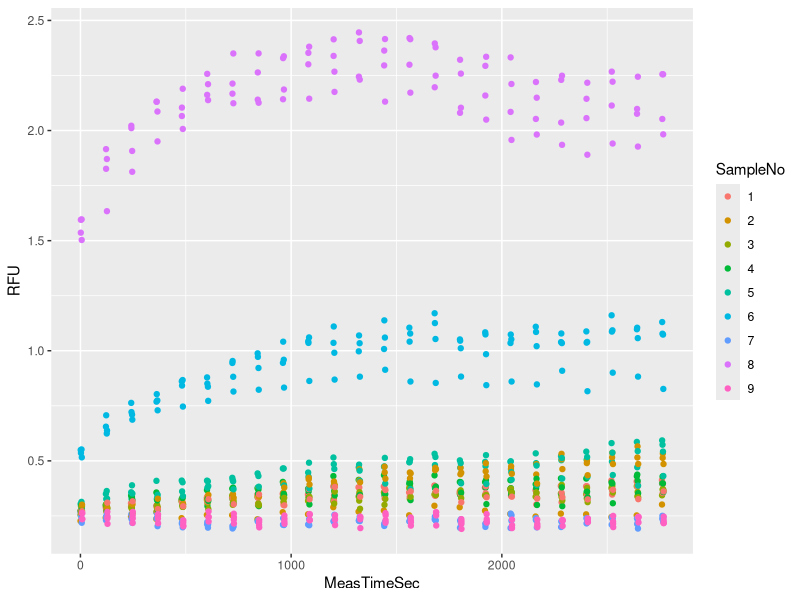
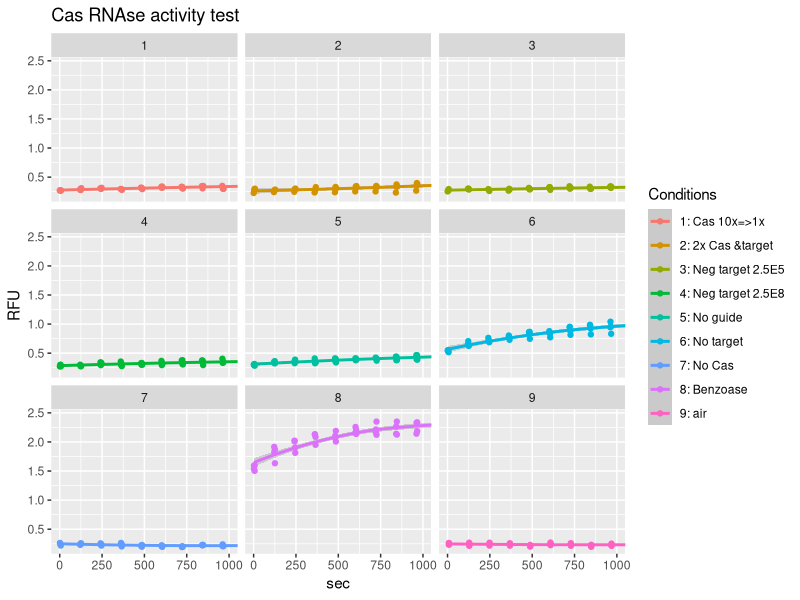
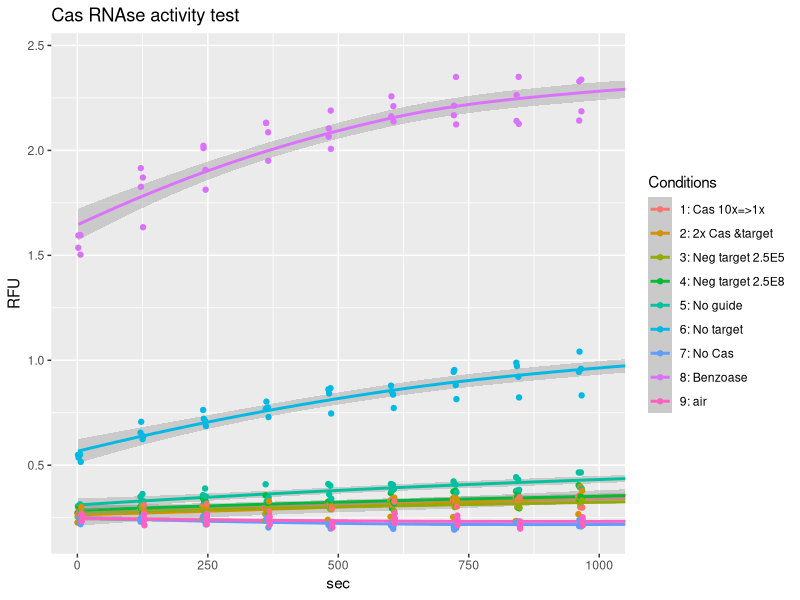
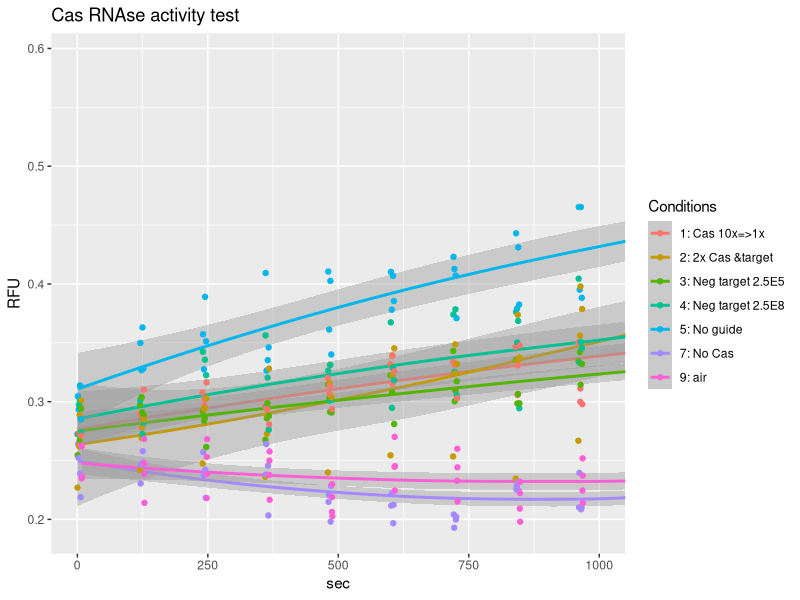

Generate these figures, in order, with R:
## ---- chunk 1
knitr::opts_chunk$set(echo = TRUE)
## ---- chunk 2
#library("plyr")
library("dplyr")
#library("tidyr")
library("ggplot2")
## ---- chunk 3
## read in raw data
raw <- read.delim("data/200409_RNAaseAlert_RNA2020-04-09T154233.txt",stringsAsFactors = FALSE)
colnames(raw)

#' remove column
raw <- raw[,1:10]
#' change names
colnames(raw)[7]
colnames(raw)[7] <- "MeasTimeSec"

#' parse 'Sample' to obtain sample number 'SampleNo'
raw$Sample[1]
#substr(raw$Sample,1,regexpr(' ', raw$Sample)-1) 
raw$SampleNo <- substr(raw$Sample,1,regexpr(' ', raw$Sample)-1)

#' in the same way extract replicate number - 'RepNo'
#substr(raw$Sample,regexpr(' ', raw$Sample)+1, regexpr('/', raw$Sample)-1)
raw$RepNo <- substr(raw$Sample,regexpr(' ', raw$Sample)+1, regexpr('/', raw$Sample)-1)

#' remove white space from 'Well' sting
#substr(raw$Well, 2, regexpr('$', raw$Well))[1:5]
raw$Well<- substr(raw$Well, 2, regexpr('$', raw$Well))
#' View(raw) 
str(raw)
## ---- chunk 4
## ## Condition 1 and 2 are the same thing. Create new SampleComb where 2 is replace with 1

raw$SampleComb <- raw$SampleNo 
raw[raw$SampleComb==2,"SampleComb"] <- 1

unique(raw$SampleNo)
unique(raw$SampleComb)
#' Which means the control with +RNAse has 8 replicates, unlike all the other conditions that has only 4. 
## ---- chunk 5
## Selected (cleaned) data, only columns needed for plotting
#' Well, Sample, SampleNo, RepNo, MeasTimeSec, RFU
colnames(raw)
df <- raw[,c(3,6,7,8,11,12)] 
head(df) 
str(df)
## ---- chunk 6
#' all the data
#plot(x=raw$MeasTimeSec,y=raw$RFU)

#' colour labeled samples
ggplot(data = df) +
  aes(x = MeasTimeSec, y=RFU) +
  geom_point(aes(color=SampleNo))
## ---- chunk 7
# ## some adjustments
# ## Use summary statistics (mean) to find and remove obvious  outlier in  sample 3
# #' means of all replicates of sample 3 
# dfstat <- df %>% filter(Sample,No==1) %>% group_by(SampleNo,RepNo) %>% summarise(mean=mean(RFU))
# dfstat
# #' Data that should be removed
# filter(df,SampleNo == 3 & RepNo == 3)
# #' I could not invert the filter though
# #' But it is the same as leaving out all the measurement from the well E01
# dfs <- filter(df, Well != "E06")
# #' all the measurements
# length(rownames(df))
# #'after 12 datapoints were removed
# length(rownames(dfs))
## ---- chunk 8
## LOESS regression,
p <- ggplot(data = df) + 
  aes(x = MeasTimeSec, y=RFU) +
  geom_smooth(aes(color=SampleNo)) +
  geom_point(aes(colour=SampleNo))

#' Panel of plots
p+facet_wrap(~SampleNo) +
  coord_cartesian(xlim = c(0,1000)) +
  labs(title = "Cas RNAse activity test", x = "sec", y = "RFU") +
  scale_colour_discrete(name="Conditions",
                        breaks=c(1,2,3,4,5,6,7,8,9),
                        labels=c("1: Cas 10x=>1x",
                                 "2: 2x Cas &target",
                                 "3: Neg target 2.5E5",
                                 "4: Neg target 2.5E8",
                                 "5: No guide",
                                 "6: No target",
                                 "7: No Cas",
                                 "8: Benzoase ",
                                 "9: air"))
#' All conditions together
  p + labs(title = "Cas RNAse activity test", x = "sec",   y = "RFU", color = "Legend Title\n") +
  coord_cartesian(xlim = c(0,1000)) +
  scale_colour_discrete(name="Conditions",
                      breaks=c(1,2,3,4,5,6,7,8,9),
                      labels=c("1: Cas 10x=>1x",
                                 "2: 2x Cas &target",
                                 "3: Neg target 2.5E5",
                                 "4: Neg target 2.5E8",
                                 "5: No guide",
                                 "6: No target",
                                 "7: No Cas",
                                 "8: Benzoase ",
                                 "9: air"))


## ---- chunk 9

## positive contorls vs some negative controls
p <- df[raw$SampleNo==1|df$SampleNo==2|df$SampleNo==3|df$SampleNo==4|df$SampleNo==5|df$SampleNo==7|df$SampleNo==9,]
## LOESS regression
p <- ggplot(data = p) +
  aes(x = MeasTimeSec, y=RFU) +
  geom_smooth(aes(color=SampleNo)) +
  geom_point(aes(colour=SampleNo))


p + labs(title = "Cas RNAse activity test", x = "sec",   y = "RFU", color = "Legend Title\n") +
  coord_cartesian(xlim = c(0,1000)) +
  scale_colour_discrete(name="Conditions",
                      breaks=c(1,2,3,4,5,7,9),
                      labels=c("1: Cas 10x=>1x",
                                 "2: 2x Cas &target",
                                 "3: Neg target 2.5E5",
                                 "4: Neg target 2.5E8",
                                 "5: No guide",
                                 "7: No Cas",
                                 "9: air"))




  
    
